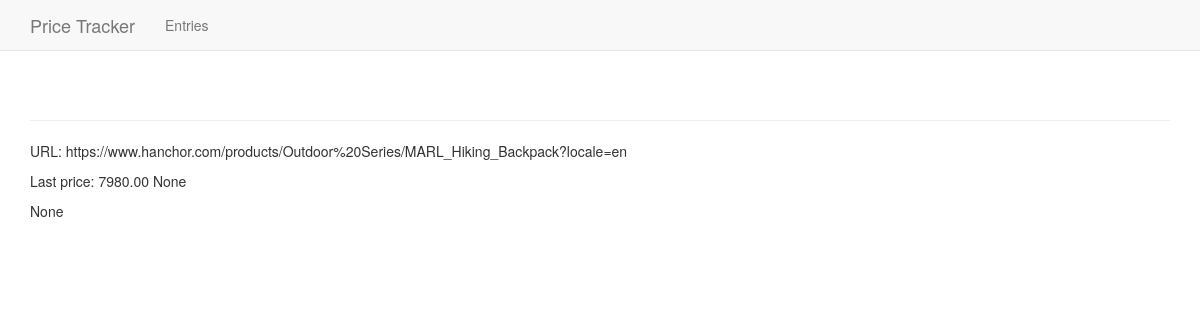
The app's page /entries/3/ with its own data.
### pt/models.py (models this page shows, shortened)
class Entry(models.Model):
    url = models.CharField(max_length=256)
    date_updated = models.DateTimeField(auto_now_add=False)
    price = models.DecimalField(max_digits=10, decimal_places=2)
    TREND_UP = "UP"
    TREND_DOWN = "DOWN"
    TREND_CHOICES = (
        (TREND_UP, '+'),
        (TREND_DOWN, '-'),
    )
    trend = models.CharField(
        max_length=4,
        choices=TREND_CHOICES,
        null=True
    )
    prices = models.CharField(max_length=10000, null=True)
    class Meta:
        verbose_name_plural = 'entries'

### pt/views.py (the view)
# urls.py: path('entries/<int:entry_id>/', views.entry,
def entry(request, entry_id):
    entry = Entry.objects.get(id=entry_id)
    context = {'entry': entry}
    return render(request, "pt/entry.html", context)

### pt/templates/pt/entry.html
{% extends 'pt/base.html' %}
{% load bootstrap3 %}
{% block content %}
  <p>URL: {{ entry.url }}</p>
  <p>Last price: {{ entry.price }} {{ entry.trend}}</p>
  <p>{{ entry.prices }}</p>
{% endblock content %}

### records on screen
Entry: url "https://www.hanchor.com/products/Outdoor%20Series/MARL_Hiking_Backpack?locale=en", price "7980.00", trend "None", prices "None"
